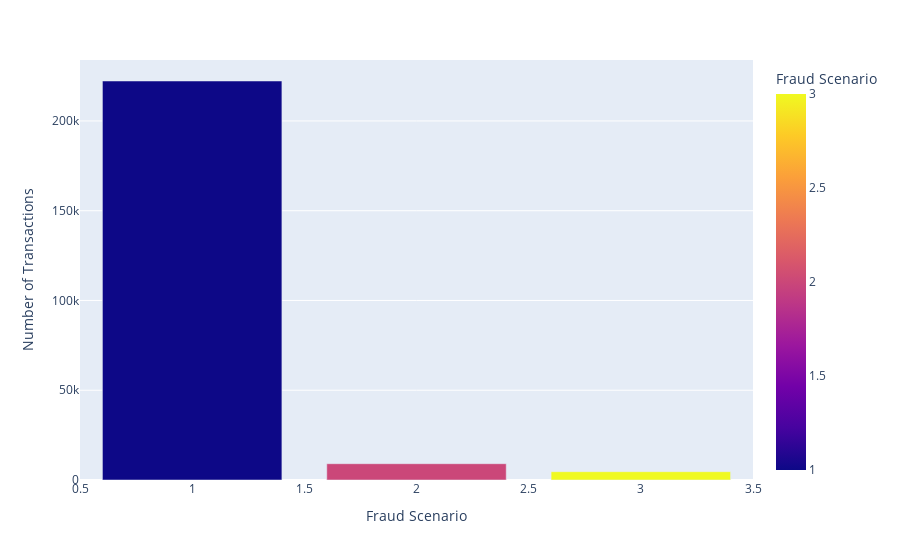

This figure's notebook cell:
### Code cell
df = pd.read_csv('E:\\Study\\Project\\FTD\\Final Transactions.csv')
df = df[(df['TX_FRAUD_SCENARIO'] != 0) & (df['TX_AMOUNT'] != 0)]
grouped = df.groupby("TX_FRAUD_SCENARIO").size().reset_index(name="count")

fig = px.bar(grouped, x="TX_FRAUD_SCENARIO", y="count", color="TX_FRAUD_SCENARIO",
             labels={"TX_FRAUD_SCENARIO": "Fraud Scenario", "count": "Number of Transactions"})

fig.show()

### Figure 1 — Plotly figure (JSON) as saved in the notebook; plotly's stock layout.template omitted (floating-point values rounded to 4 significant figures)
{"data": [{"hovertemplate": "Fraud Scenario=%{marker.color}<br>Number of Transactions=%{y}<extra></extra>", "legendgroup": "", "marker": {"color": [1, 2, 3], "coloraxis": "coloraxis", "pattern": {"shape": ""}}, "name": "", "orientation": "v", "showlegend": false, "textposition": "auto", "type": "bar", "x": [1, 2, 3], "xaxis": "x", "y": [222261, 9077, 4631], "yaxis": "y"}], "layout": {"barmode": "relative", "coloraxis": {"colorbar": {"title": {"text": "Fraud Scenario"}}, "colorscale": [[0, "#0d0887"], [0.1111, "#46039f"], [0.2222, "#7201a8"], [0.3333, "#9c179e"], [0.4444, "#bd3786"], [0.5556, "#d8576b"], [0.6667, "#ed7953"], [0.7778, "#fb9f3a"], [0.8889, "#fdca26"], [1, "#f0f921"]]}, "legend": {"tracegroupgap": 0}, "margin": {"t": 60}, "xaxis": {"anchor": "y", "domain": [0, 1], "title": {"text": "Fraud Scenario"}}, "yaxis": {"anchor": "x", "domain": [0, 1], "title": {"text": "Number of Transactions"}}}}
